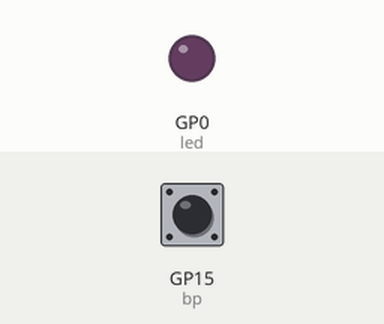
Simulated run of this program. Board: Raspberry Pi Pico running MicroPython. Shown: output pins drawn as LEDs (lit = HIGH). Wiring (from the project's diagram.json): magenta LED on GP0, green button on GP15. The inputs (shaded band) are chosen by the test bench; at power-on: GP15 (bp) HIGH. What the program prints to the serial console is not drawn.

Above: at 1.3 s.
1.4 s: GP15 (bp) pulled LOW for 0.15 s
At 2.6 s:
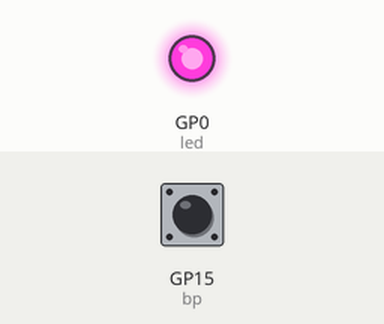
3.0 s: GP15 (bp) pulled LOW for 1 s
At 3.4 s:
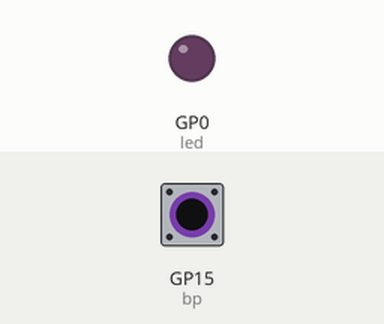
5.5 s: GP15 (bp) pulled LOW for 3.2 s
At 6.8 s:
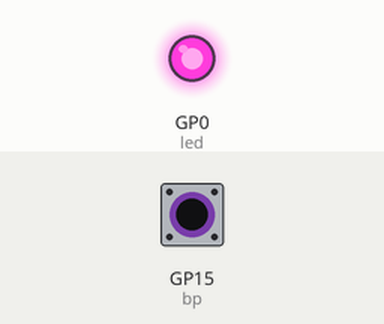
Timing chart, 0 to 8.5 s (numbered marks = the images above; inputs shaded):
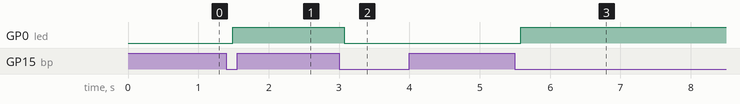

Measured:
- after the input at 1.4 s, GP0 (led): LOW → HIGH after 0.09 s
- after the input at 3.0 s, GP0 (led): HIGH → LOW after 0.07 s
- after the input at 5.5 s, GP0 (led): LOW → HIGH after 0.08 s

The program:

simple_fonction.py
```python
import time
time.sleep(0.1) # Wait for USB to become ready

from machine import Pin

# bouton
bp = Pin(15, Pin.IN, Pin.PULL_UP)

# initialise l'état du bouton
bp_previous_value = bp.value()

# initialise deux variables de debounce du bouton
bp_previous_time = time.ticks_ms()
bp_debounce_counter = 3

def bp_tick():
    global bp_previous_value
    global bp_previous_time
    global bp_debounce_counter

    # lecture toute les 20 ms
    bp_event = None
    if (time.ticks_ms() - bp_previous_time) > 20:
        l_bp_value = bp.value()
        bp_previous_time = time.ticks_ms()
        if bp_previous_value == l_bp_value:
            if 0 != bp_debounce_counter:
                bp_debounce_counter -= 1
                if 0 == bp_debounce_counter:
                    # on a un état stable
                    if l_bp_value :
                        # c'est un relacher
                        bp_event = "release"
                    else:
                        bp_event = "press"
        else:
            bp_debounce_counter = 3
        bp_previous_value = l_bp_value
    return bp_event


# led
led = Pin(0, Pin.OUT)

def led_init():
    # éteint la led
    led.value(0)

def led_tick(event):
    if event == "press":
        led.toggle()


def main_simple_fonction():
    print("Simple fonction")

    # initialise
    led_init()

    # boucle principale
    while True:
        # gestion du bouton
        evt = bp_tick()

        # gestion de la led
        led_tick(evt)

##---------------------------
##---------------------------
main_simple_fonction()
```
